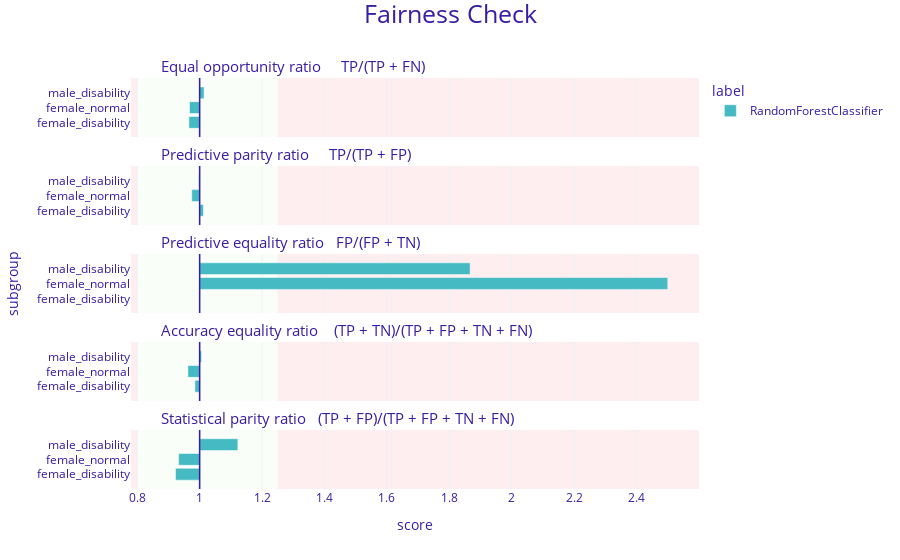

The cell this chart's notebook holds for it:
### Markdown cell above
**Fairness Check plot**

### Code cell
fobject2.plot()

### Figure 1 — Plotly figure (JSON) as saved in the notebook; plotly's stock layout.template omitted (floating-point values rounded to 4 significant figures)
{"data": [{"alignmentgroup": "True", "customdata": [["female_disability", 0.966, "RandomForestClassifier"], ["female_normal", 0.968, "RandomForestClassifier"], ["male_disability", 1.014, "RandomForestClassifier"]], "hovertemplate": "<b>%{customdata[2]}</b><br>Subgroup: %{customdata[0]}<br>Score: %{customdata[1]}<br><extra></extra>", "legendgroup": "RandomForestClassifier", "marker": {"color": "#46bac2", "pattern": {"shape": ""}}, "name": "RandomForestClassifier", "offsetgroup": "RandomForestClassifier", "orientation": "h", "showlegend": true, "textposition": "auto", "type": "bar", "x": [-0.03448, -0.03245, 0.0142], "xaxis": "x5", "y": [0.25, 0.5, 0.75], "yaxis": "y5"}, {"alignmentgroup": "True", "customdata": [["female_disability", 1.012, "RandomForestClassifier"], ["female_normal", 0.975, "RandomForestClassifier"], ["male_disability", 0.997, "RandomForestClassifier"]], "hovertemplate": "<b>%{customdata[2]}</b><br>Subgroup: %{customdata[0]}<br>Score: %{customdata[1]}<br><extra></extra>", "legendgroup": "RandomForestClassifier", "marker": {"color": "#46bac2", "pattern": {"shape": ""}}, "name": "RandomForestClassifier", "offsetgroup": "RandomForestClassifier", "orientation": "h", "showlegend": false, "textposition": "auto", "type": "bar", "x": [0.01215, -0.0253, -0.003036], "xaxis": "x4", "y": [0.25, 0.5, 0.75], "yaxis": "y4"}, {"alignmentgroup": "True", "customdata": [["female_disability", null, "RandomForestClassifier"], ["female_normal", 2.5, "RandomForestClassifier"], ["male_disability", 1.867, "RandomForestClassifier"]], "hovertemplate": "<b>%{customdata[2]}</b><br>Subgroup: %{customdata[0]}<br>Score: %{customdata[1]}<br><extra></extra>", "legendgroup": "RandomForestClassifier", "marker": {"color": "#46bac2", "pattern": {"shape": ""}}, "name": "RandomForestClassifier", "offsetgroup": "RandomForestClassifier", "orientation": "h", "showlegend": false, "textposition": "auto", "type": "bar", "x": [null, 1.5, 0.8667], "xaxis": "x3", "y": [0.25, 0.5, 0.75], "yaxis": "y3"}, {"alignmentgroup": "True", "customdata": [["female_disability", 0.985, "RandomForestClassifier"], ["female_normal", 0.962, "RandomForestClassifier"], ["male_disability", 1.006, "RandomForestClassifier"]], "hovertemplate": "<b>%{customdata[2]}</b><br>Subgroup: %{customdata[0]}<br>Score: %{customdata[1]}<br><extra></extra>", "legendgroup": "RandomForestClassifier", "marker": {"color": "#46bac2", "pattern": {"shape": ""}}, "name": "RandomForestClassifier", "offsetgroup": "RandomForestClassifier", "orientation": "h", "showlegend": false, "textposition": "auto", "type": "bar", "x": [-0.01527, -0.03768, 0.00611], "xaxis": "x2", "y": [0.25, 0.5, 0.75], "yaxis": "y2"}, {"alignmentgroup": "True", "customdata": [["female_disability", 0.923, "RandomForestClassifier"], ["female_normal", 0.932, "RandomForestClassifier"], ["male_disability", 1.122, "RandomForestClassifier"]], "hovertemplate": "<b>%{customdata[2]}</b><br>Subgroup: %{customdata[0]}<br>Score: %{customdata[1]}<br><extra></extra>", "legendgroup": "RandomForestClassifier", "marker": {"color": "#46bac2", "pattern": {"shape": ""}}, "name": "RandomForestClassifier", "offsetgroup": "RandomForestClassifier", "orientation": "h", "showlegend": false, "textposition": "auto", "type": "bar", "x": [-0.07736, -0.06751, 0.1224], "xaxis": "x", "y": [0.25, 0.5, 0.75], "yaxis": "y"}], "layout": {"annotations": [{"font": {"size": 15}, "showarrow": false, "text": "Statistical parity ratio   (TP + FP)/(TP + FP + TN + FN)", "x": 0.05, "xanchor": "left", "xref": "paper", "y": 0.144, "yanchor": "bottom", "yref": "paper"}, {"font": {"size": 15}, "showarrow": false, "text": "Accuracy equality ratio    (TP + TN)/(TP + FP + TN + FN)", "x": 0.05, "xanchor": "left", "xref": "paper", "y": 0.358, "yanchor": "bottom", "yref": "paper"}, {"font": {"size": 15}, "showarrow": false, "text": "Predictive equality ratio   FP/(FP + TN)", "x": 0.05, "xanchor": "left", "xref": "paper", "y": 0.572, "yanchor": "bottom", "yref": "paper"}, {"font": {"size": 15}, "showarrow": false, "text": "Predictive parity ratio     TP/(TP + FP)", "x": 0.05, "xanchor": "left", "xref": "paper", "y": 0.786, "yanchor": "bottom", "yref": "paper"}, {"font": {"size": 15}, "showarrow": false, "text": "Equal opportunity ratio     TP/(TP + FN)", "x": 0.05, "xanchor": "left", "xref": "paper", "y": 1, "yanchor": "bottom", "yref": "paper"}], "barmode": "group", "font": {"color": "#371ea3"}, "legend": {"title": {"text": "label"}, "tracegroupgap": 0}, "margin": {"b": 71, "r": 30, "t": 78}, "shapes": [{"fillcolor": "#f05a71", "layer": "below", "line": {"width": 0}, "opacity": 0.1, "type": "rect", "x0": 0.25, "x1": 1.6, "xref": "x", "y0": 0, "y1": 1, "yref": "y"}, {"fillcolor": "#f05a71", "layer": "below", "line": {"width": 0}, "opacity": 0.1, "type": "rect", "x0": -0.22, "x1": -0.2, "xref": "x", "y0": 0, "y1": 1, "yref": "y"}, {"fillcolor": "#c7f5bf", "layer": "below", "line": {"width": 0}, "opacity": 0.1, "type": "rect", "x0": -0.2, "x1": 0.25, "xref": "x", "y0": 0, "y1": 1, "yref": "y"}, {"line": {"color": "#371ea3", "width": 1.5}, "type": "line", "x0": 0, "x1": 0, "xref": "x", "y0": 0, "y1": 1, "yref": "y"}, {"fillcolor": "#f05a71", "layer": "below", "line": {"width": 0}, "opacity": 0.1, "type": "rect", "x0": 0.25, "x1": 1.6, "xref": "x", "y0": 0, "y1": 1, "yref": "y2"}, {"fillcolor": "#f05a71", "layer": "below", "line": {"width": 0}, "opacity": 0.1, "type": "rect", "x0": -0.22, "x1": -0.2, "xref": "x", "y0": 0, "y1": 1, "yref": "y2"}, {"fillcolor": "#c7f5bf", "layer": "below", "line": {"width": 0}, "opacity": 0.1, "type": "rect", "x0": -0.2, "x1": 0.25, "xref": "x", "y0": 0, "y1": 1, "yref": "y2"}, {"line": {"color": "#371ea3", "width": 1.5}, "type": "line", "x0": 0, "x1": 0, "xref": "x", "y0": 0, "y1": 1, "yref": "y2"}, {"fillcolor": "#f05a71", "layer": "below", "line": {"width": 0}, "opacity": 0.1, "type": "rect", "x0": 0.25, "x1": 1.6, "xref": "x", "y0": 0, "y1": 1, "yref": "y3"}, {"fillcolor": "#f05a71", "layer": "below", "line": {"width": 0}, "opacity": 0.1, "type": "rect", "x0": -0.22, "x1": -0.2, "xref": "x", "y0": 0, "y1": 1, "yref": "y3"}, {"fillcolor": "#c7f5bf", "layer": "below", "line": {"width": 0}, "opacity": 0.1, "type": "rect", "x0": -0.2, "x1": 0.25, "xref": "x", "y0": 0, "y1": 1, "yref": "y3"}, {"line": {"color": "#371ea3", "width": 1.5}, "type": "line", "x0": 0, "x1": 0, "xref": "x", "y0": 0, "y1": 1, "yref": "y3"}, {"fillcolor": "#f05a71", "layer": "below", "line": {"width": 0}, "opacity": 0.1, "type": "rect", "x0": 0.25, "x1": 1.6, "xref": "x", "y0": 0, "y1": 1, "yref": "y4"}, {"fillcolor": "#f05a71", "layer": "below", "line": {"width": 0}, "opacity": 0.1, "type": "rect", "x0": -0.22, "x1": -0.2, "xref": "x", "y0": 0, "y1": 1, "yref": "y4"}, {"fillcolor": "#c7f5bf", "layer": "below", "line": {"width": 0}, "opacity": 0.1, "type": "rect", "x0": -0.2, "x1": 0.25, "xref": "x", "y0": 0, "y1": 1, "yref": "y4"}, {"line": {"color": "#371ea3", "width": 1.5}, "type": "line", "x0": 0, "x1": 0, "xref": "x", "y0": 0, "y1": 1, "yref": "y4"}, {"fillcolor": "#f05a71", "layer": "below", "line": {"width": 0}, "opacity": 0.1, "type": "rect", "x0": 0.25, "x1": 1.6, "xref": "x", "y0": 0, "y1": 1, "yref": "y5"}, {"fillcolor": "#f05a71", "layer": "below", "line": {"width": 0}, "opacity": 0.1, "type": "rect", "x0": -0.22, "x1": -0.2, "xref": "x", "y0": 0, "y1": 1, "yref": "y5"}, {"fillcolor": "#c7f5bf", "layer": "below", "line": {"width": 0}, "opacity": 0.1, "type": "rect", "x0": -0.2, "x1": 0.25, "xref": "x", "y0": 0, "y1": 1, "yref": "y5"}, {"line": {"color": "#371ea3", "width": 1.5}, "type": "line", "x0": 0, "x1": 0, "xref": "x", "y0": 0, "y1": 1, "yref": "y5"}], "title": {"font": {"size": 25}, "text": "Fairness Check", "x": 0.5, "y": 0.99}, "xaxis": {"anchor": "y", "domain": [0, 1], "range": [-0.22, 1.6], "ticktext": [0.6, 0.8, 1, 1.2, 1.4, 1.6, 1.8, 2, 2.2, 2.4, 1], "tickvals": [-0.4, -0.2, 0, 0.2, 0.4, 0.6, 0.8, 1, 1.2, 1.4, 0], "title": {"text": "score"}}, "xaxis2": {"anchor": "y2", "domain": [0, 1], "matches": "x", "range": [-0.22, 1.6], "showticklabels": false, "ticktext": [0.6, 0.8, 1, 1.2, 1.4, 1.6, 1.8, 2, 2.2, 2.4, 1], "tickvals": [-0.4, -0.2, 0, 0.2, 0.4, 0.6, 0.8, 1, 1.2, 1.4, 0]}, "xaxis3": {"anchor": "y3", "domain": [0, 1], "matches": "x", "range": [-0.22, 1.6], "showticklabels": false, "ticktext": [0.6, 0.8, 1, 1.2, 1.4, 1.6, 1.8, 2, 2.2, 2.4, 1], "tickvals": [-0.4, -0.2, 0, 0.2, 0.4, 0.6, 0.8, 1, 1.2, 1.4, 0]}, "xaxis4": {"anchor": "y4", "domain": [0, 1], "matches": "x", "range": [-0.22, 1.6], "showticklabels": false, "ticktext": [0.6, 0.8, 1, 1.2, 1.4, 1.6, 1.8, 2, 2.2, 2.4, 1], "tickvals": [-0.4, -0.2, 0, 0.2, 0.4, 0.6, 0.8, 1, 1.2, 1.4, 0]}, "xaxis5": {"anchor": "y5", "domain": [0, 1], "matches": "x", "range": [-0.22, 1.6], "showticklabels": false, "ticktext": [0.6, 0.8, 1, 1.2, 1.4, 1.6, 1.8, 2, 2.2, 2.4, 1], "tickvals": [-0.4, -0.2, 0, 0.2, 0.4, 0.6, 0.8, 1, 1.2, 1.4, 0]}, "yaxis": {"anchor": "x", "domain": [0, 0.144], "range": [0, 1], "showgrid": false, "ticktext": ["female_disability", "female_normal", "male_disability"], "tickvals": [0.25, 0.5, 0.75], "title": {"text": ""}, "zeroline": false}, "yaxis2": {"anchor": "x2", "domain": [0.214, 0.358], "matches": "y", "range": [0, 1], "showgrid": false, "ticktext": ["female_disability", "female_normal", "male_disability"], "tickvals": [0.25, 0.5, 0.75], "title": {"text": ""}, "zeroline": false}, "yaxis3": {"anchor": "x3", "domain": [0.428, 0.572], "matches": "y", "range": [0, 1], "showgrid": false, "ticktext": ["female_disability", "female_normal", "male_disability"], "tickvals": [0.25, 0.5, 0.75], "title": {"text": "subgroup"}, "zeroline": false}, "yaxis4": {"anchor": "x4", "domain": [0.642, 0.786], "matches": "y", "range": [0, 1], "showgrid": false, "ticktext": ["female_disability", "female_normal", "male_disability"], "tickvals": [0.25, 0.5, 0.75], "title": {"text": ""}, "zeroline": false}, "yaxis5": {"anchor": "x5", "domain": [0.856, 1], "matches": "y", "range": [0, 1], "showgrid": false, "ticktext": ["female_disability", "female_normal", "male_disability"], "tickvals": [0.25, 0.5, 0.75], "title": {"text": ""}, "zeroline": false}}}
